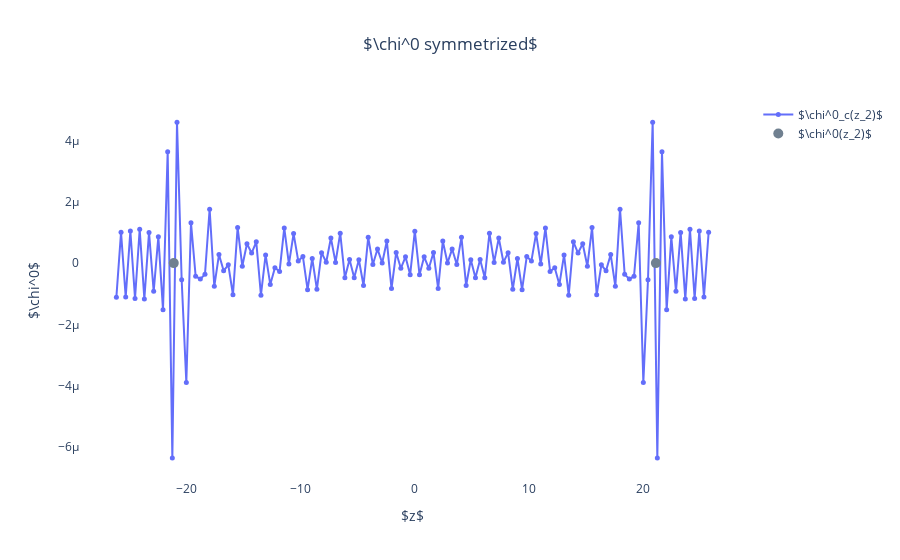

Notebook code for this chart:
### Code cell
fig = go.Figure()
X = np.linspace(-2.015*13, 2.015*13, d2, endpoint = False)
xtitle = r'$z$'
z = 0
a = 0
fig.add_trace(go.Scatter(x = X, y = np.real(chi0zzS[z, :]), name = r'$\chi^0_c(z_2)$', mode = "lines+markers",marker=dict(
            size=5,
        ),))
#fig.add_trace(go.Scatter(x = X, y = np.real(chi0zzS[d2-z-1, :]), name = r'$\chi^0_c(d_2-z_2)$', mode = "lines+markers",marker=dict(
#            size=5,
#        ),))
#fig.add_trace(go.Scatter(x = X, y = np.real(chi0zzS[ :,z]), name = r'$\chi^0_c(z_1)$', mode = "lines+markers",marker=dict(
#            size=5,
#        ),))
#fig.add_trace(go.Scatter(x = X, y = np.real(chi0wzz_s[0, z+36, :]), name = r'$\chi^0(z_2)$', mode = "lines+markers",marker=dict(
#            size=5,
#        ),))
fig.add_trace(go.Scatter(x = [-10.5*2.015, 10.5*2.015], y = [-0, -0], name = r'$\chi^0(z_2)$', mode = "markers",marker=dict(
            size=10, color = 'slategrey'
        ),))

fig.update_layout(title_text = r'$\chi^0 symmetrized$', title_x=0.5,xaxis_title= xtitle,
        yaxis_title = r'$\chi^0$',paper_bgcolor='rgba(0,0,0,0)', plot_bgcolor='rgba(0,0,0,0)',)
    #fig.show(dpi = 300)


fig.show()

### Figure 1 — Plotly figure (JSON) as saved in the notebook; plotly's stock layout.template omitted (floating-point values rounded to 4 significant figures)
{"data": [{"marker": {"size": 5}, "mode": "lines+markers", "name": "$\\chi^0_c(z_2)$", "type": "scatter", "x": [-26.2, -25.79, -25.38, -24.97, -24.56, -24.15, -23.74, -23.33, -22.92, -22.51, -22.1, -21.69, -21.28, -20.87, -20.46, -20.06, -19.65, -19.24, -18.83, -18.42, -18.01, -17.6, -17.19, -16.78, -16.37, -15.96, -15.55, -15.14, -14.73, -14.33, -13.92, -13.51, -13.1, -12.69, -12.28, -11.87, -11.46, -11.05, -10.64, -10.23, -9.823, -9.414, -9.005, -8.595, -8.186, -7.777, -7.367, -6.958, -6.549, -6.139, -5.73, -5.321, -4.912, -4.502, -4.093, -3.684, -3.274, -2.865, -2.456, -2.046, -1.637, -1.228, -0.8186, -0.4093, 0, 0.4093, 0.8186, 1.228, 1.637, 2.046, 2.456, 2.865, 3.274, 3.684, 4.093, 4.502, 4.912, 5.321, 5.73, 6.139, 6.549, 6.958, 7.367, 7.777, 8.186, 8.595, 9.005, 9.414, 9.823, 10.23, 10.64, 11.05, 11.46, 11.87, 12.28, 12.69, 13.1, 13.51, 13.92, 14.33, 14.73, 15.14, 15.55, 15.96, 16.37, 16.78, 17.19, 17.6, 18.01, 18.42, 18.83, 19.24, 19.65, 20.06, 20.46, 20.87, 21.28, 21.69, 22.1, 22.51, 22.92, 23.33, 23.74, 24.15, 24.56, 24.97, 25.38, 25.79], "y": [-1.111e-06, 1.004e-06, -1.103e-06, 1.047e-06, -1.153e-06, 1.103e-06, -1.167e-06, 1.002e-06, -9.195e-07, 8.555e-07, -1.522e-06, 3.628e-06, -6.347e-06, 4.595e-06, -5.438e-07, -3.89e-06, 1.315e-06, -4.305e-07, -5.146e-07, -3.67e-07, 1.757e-06, -7.575e-07, 2.795e-07, -2.491e-07, -5.598e-08, -1.03e-06, 1.157e-06, -1.011e-07, 6.325e-07, 3.293e-07, 6.943e-07, -1.045e-06, 2.68e-07, -6.947e-07, -1.502e-07, -2.706e-07, 1.146e-06, -3.149e-08, 9.63e-07, 7.126e-08, 2.121e-07, -8.65e-07, 1.499e-07, -8.539e-07, 3.408e-07, 2.6e-08, 8.194e-07, 2.312e-08, 9.76e-07, -4.758e-07, 1.201e-07, -4.761e-07, 1.105e-07, -7.289e-07, 8.393e-07, -4.314e-08, 4.573e-07, 5.65e-09, 7.191e-07, -8.297e-07, 3.486e-07, -1.702e-07, 2.052e-07, -3.787e-07, 1.041e-06, -3.787e-07, 2.052e-07, -1.702e-07, 3.486e-07, -8.297e-07, 7.191e-07, 5.65e-09, 4.573e-07, -4.314e-08, 8.393e-07, -7.289e-07, 1.105e-07, -4.761e-07, 1.201e-07, -4.758e-07, 9.76e-07, 2.312e-08, 8.194e-07, 2.6e-08, 3.408e-07, -8.539e-07, 1.499e-07, -8.65e-07, 2.121e-07, 7.126e-08, 9.63e-07, -3.149e-08, 1.146e-06, -2.706e-07, -1.502e-07, -6.947e-07, 2.68e-07, -1.045e-06, 6.943e-07, 3.293e-07, 6.325e-07, -1.011e-07, 1.157e-06, -1.03e-06, -5.598e-08, -2.491e-07, 2.795e-07, -7.575e-07, 1.757e-06, -3.67e-07, -5.146e-07, -4.305e-07, 1.315e-06, -3.89e-06, -5.438e-07, 4.595e-06, -6.347e-06, 3.628e-06, -1.522e-06, 8.555e-07, -9.195e-07, 1.002e-06, -1.167e-06, 1.103e-06, -1.153e-06, 1.047e-06, -1.103e-06, 1.004e-06]}, {"marker": {"color": "slategrey", "size": 10}, "mode": "markers", "name": "$\\chi^0(z_2)$", "type": "scatter", "x": [-21.16, 21.16], "y": [0, 0]}], "layout": {"paper_bgcolor": "rgba(0,0,0,0)", "plot_bgcolor": "rgba(0,0,0,0)", "title": {"text": "$\\chi^0 symmetrized$", "x": 0.5}, "xaxis": {"title": {"text": "$z$"}}, "yaxis": {"title": {"text": "$\\chi^0$"}}}}
